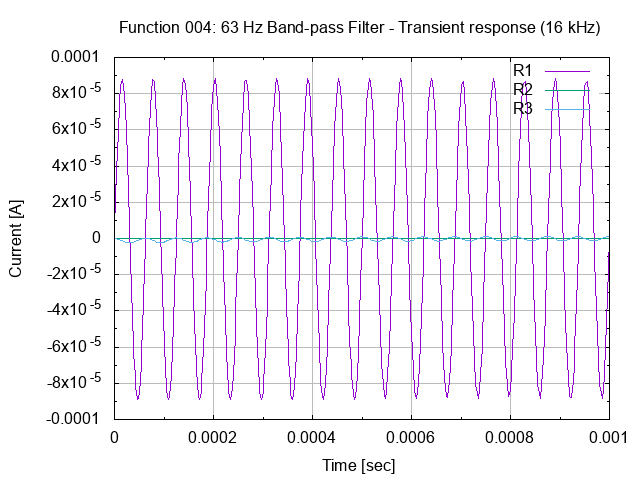

The gnuplot source for this figure:
# setup terminal
set term png

# setup graph
set output "26.004.00.02.02.png"
set title "Function 004: 63 Hz Band-pass Filter - Transient response (16 kHz)"

# setup Y-axis
set grid ytics lt 1 lw 1 lc rgb "#bbbbbb"
set mytics
set ylabel "Current [A]"

# setup X-axis
set grid xtics lt 1 lw 1 lc rgb "#bbbbbb"
set mxtics
set  xrange [0:0.001]
set xlabel "Time [sec]"

# setup plot style
set style data lines
plot '26.004.00.02.02.dat' using 1:2 title "R1", \
     '26.004.00.02.02.dat' using 1:3 title "R2", \
     '26.004.00.02.02.dat' using 1:4 title "R3"

# set output back to default
set output

# reset terminal type
set terminal pop
